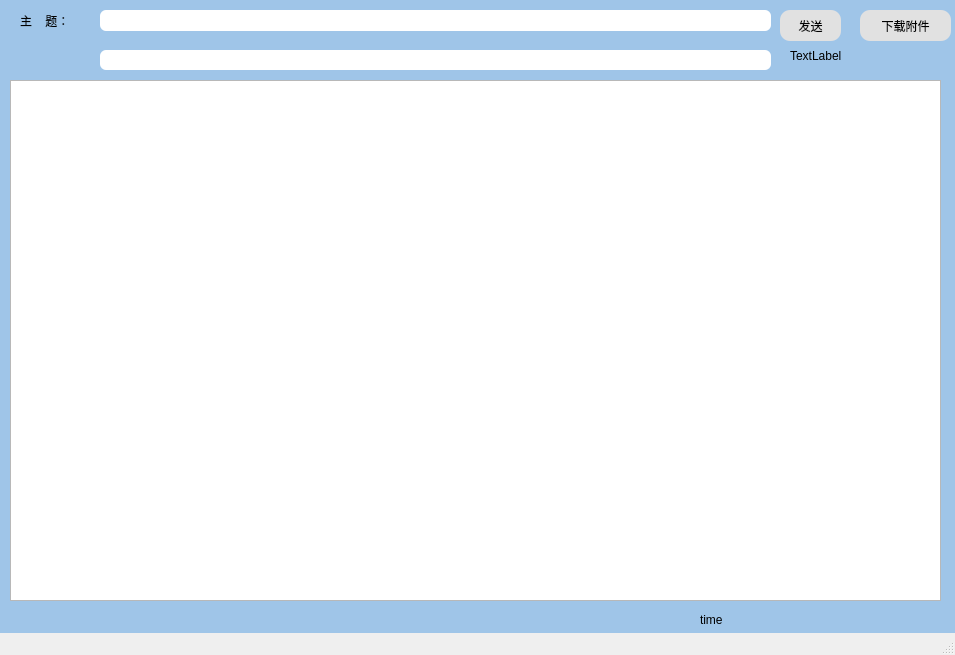
<?xml version="1.0" encoding="UTF-8"?>
<ui version="4.0">
 <class>lookemail</class>
 <widget class="QMainWindow" name="lookemail">
  <property name="geometry">
   <rect>
    <x>0</x>
    <y>0</y>
    <width>955</width>
    <height>655</height>
   </rect>
  </property>
  <property name="minimumSize">
   <size>
    <width>955</width>
    <height>655</height>
   </size>
  </property>
  <property name="maximumSize">
   <size>
    <width>955</width>
    <height>655</height>
   </size>
  </property>
  <property name="windowTitle">
   <string>MainWindow</string>
  </property>
  <property name="styleSheet">
   <string notr="true">#lookmail{
background-color:rgb(255,217,102);
}</string>
  </property>
  <widget class="QWidget" name="centralwidget">
   <property name="styleSheet">
    <string notr="true">#centralwidget{
background-color:rgb(159,197,232);
}</string>
   </property>
   <widget class="QTextEdit" name="textEdit">
    <property name="geometry">
     <rect>
      <x>10</x>
      <y>80</y>
      <width>931</width>
      <height>521</height>
     </rect>
    </property>
   </widget>
   <widget class="QLabel" name="label_subject">
    <property name="geometry">
     <rect>
      <x>20</x>
      <y>10</y>
      <width>61</width>
      <height>21</height>
     </rect>
    </property>
    <property name="styleSheet">
     <string notr="true">font: 75 12pt &quot;Agency FB&quot;;</string>
    </property>
    <property name="text">
     <string>主    题：</string>
    </property>
   </widget>
   <widget class="QLineEdit" name="lineEdit_subject">
    <property name="geometry">
     <rect>
      <x>100</x>
      <y>10</y>
      <width>671</width>
      <height>21</height>
     </rect>
    </property>
    <property name="styleSheet">
     <string notr="true">#lineEdit_subject{
border-radius:6px;
}</string>
    </property>
   </widget>
   <widget class="QLineEdit" name="lineEdit_recever">
    <property name="geometry">
     <rect>
      <x>100</x>
      <y>50</y>
      <width>671</width>
      <height>20</height>
     </rect>
    </property>
    <property name="styleSheet">
     <string notr="true">#lineEdit_recever{
border-radius:6px;
}</string>
    </property>
   </widget>
   <widget class="QPushButton" name="download">
    <property name="geometry">
     <rect>
      <x>860</x>
      <y>10</y>
      <width>91</width>
      <height>31</height>
     </rect>
    </property>
    <property name="styleSheet">
     <string notr="true">#download:hover{
background-color:rgb(204,204,204);
border-radius:10px;
}
#download:!hover{
background-color:rgb(225,225,225);
border-radius:10px;
}
#download:hover:pressed{
background-color:rgb(255,217,102);
border-radius:10px;
}</string>
    </property>
    <property name="text">
     <string>下载附件</string>
    </property>
    <property name="icon">
     <iconset resource="Resource.qrc">
      <normaloff>:/new/prefix1/icon/net_32.ico</normaloff>:/new/prefix1/icon/net_32.ico</iconset>
    </property>
   </widget>
   <widget class="QLabel" name="label_recever">
    <property name="geometry">
     <rect>
      <x>20</x>
      <y>50</y>
      <width>67</width>
      <height>17</height>
     </rect>
    </property>
    <property name="styleSheet">
     <string notr="true">font: 75 12pt &quot;Agency FB&quot;;
</string>
    </property>
    <property name="text">
     <string/>
    </property>
   </widget>
   <widget class="QPushButton" name="pushButton_send">
    <property name="geometry">
     <rect>
      <x>780</x>
      <y>10</y>
      <width>61</width>
      <height>31</height>
     </rect>
    </property>
    <property name="styleSheet">
     <string notr="true">#pushButton_send:hover{
	font: 11pt &quot;新宋体&quot;;
background-color:rgb(204,204,204);
border-radius:10px;
}
#pushButton_send:!hover{
	font: 11pt &quot;新宋体&quot;;
background-color:rgb(225,225,225);
border-radius:10px;
}
#pushButton_send:hover:pressed{
	font: 11pt &quot;新宋体&quot;;
background-color:rgb(255,217,102);
border-radius:10px;
}</string>
    </property>
    <property name="text">
     <string>发送</string>
    </property>
    <property name="icon">
     <iconset resource="Resource.qrc">
      <normaloff>:/new/prefix1/icon/send_32.ico</normaloff>:/new/prefix1/icon/send_32.ico</iconset>
    </property>
   </widget>
   <widget class="QLabel" name="time">
    <property name="geometry">
     <rect>
      <x>700</x>
      <y>609</y>
      <width>251</width>
      <height>21</height>
     </rect>
    </property>
    <property name="text">
     <string>time</string>
    </property>
   </widget>
   <widget class="QLabel" name="label_notice">
    <property name="geometry">
     <rect>
      <x>790</x>
      <y>40</y>
      <width>111</width>
      <height>31</height>
     </rect>
    </property>
    <property name="text">
     <string>TextLabel</string>
    </property>
   </widget>
  </widget>
  <widget class="QStatusBar" name="statusbar"/>
 </widget>
 <resources>
  <include location="Resource.qrc"/>
 </resources>
 <connections/>
</ui>
